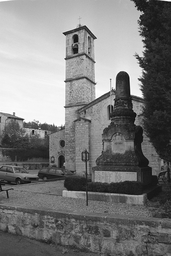
#> input picture Samples/church.png, 171 x 256 px, shrunk from 512 x 768 before the run
$ python Exo4.py
#> lines starting #> are read from the running program, lines starting #| are printed output that depends on the picture
#> further down, img is the input picture: shape (256, 171); min 10, max 255, mean 122.7
############################################################################
# Partical sesssion : Geometric Transformations on Digital Images          #
#                                                                          #
# Author : Phuc Ngo                                                        #
#                                                                          #
# Date : August 2023                                                       #
#                                                                          #
############################################################################

import math
import cv2 as cv
import numpy as np

#Global variable declaration
title_window1 = "Forward rotation"
title_window2 = "Backward rotation"

title_slider = "Rotation angle:"
angle_max = 360
angle1 = 0
angle2 = 0

img = None

#Class of image point in Z2
class ImagePoint:
    row: None  # int
    col: None  # int

    def __init__(self, row_, col_):
        self.row = row_
        self.col = col_

    def __copy__(self):
        return ImagePoint(self.row, self.col)

    def printImagePoint(self):
        print("ImagePoint:(", self.row, ", ", self.col, ")")

#Class of real point in R2
class RealPoint:
    x: None  # int
    y: None  # int

    def __init__(self, x_, y_):
        self.x = x_
        self.y = y_

    def __copy__(self):
        return RealPoint(self.x, self.y)

    def digitizeRealPoint(self) -> ImagePoint:
        return ImagePoint(int(np.round(self.y)), int(np.round(self.x)))

    def printRealPoint(self):
        print("RealPoint:(", self.x, ", ", self.y, ")")

#Class of (forward and backward) rotation for digital image
class rotation:
    angle: None  # float, rotation angle in degree
    center : None # center of rotation
    rotMatrix : None #Rotation matrix from given angle (in degree)

    def __init__(self, angle_):
        self.angle = angle_
        self.center = RealPoint(0,0)
        convert_angle = self.angle*math.pi/180 #Convert angle from degrees to rads
        cos = math.cos(convert_angle)
        sin = math.sin(convert_angle)
        self.rotMatrix = np.array([[cos, -sin], [sin, cos]])  #Rotation matrix an array of floats

    def __init__(self, angle_, center_):
        self.angle = angle_
        self.center = center_
        convert_angle = self.angle*math.pi/180
        cos = math.cos(convert_angle)
        sin = math.sin(convert_angle)
        #TODO: initize the rotation matrix from the cos and sin (Indication: do similarly to the previous function)
        self.rotMatrix = np.array([[cos, -sin], [sin, cos]])  #Rotation matrix an array of floats

    def getRotationMatrix(self):
        return self.rotMatrix

    def getInverseRotationMatrix(self):
        #TODO: initize the invers rotation matrix with -angle
        convert_angle = self.angle*math.pi/180
        cos = math.cos(convert_angle)
        sin = math.sin(convert_angle)
        invRotMatrix = np.array([[cos, sin], [-sin, cos]])  #Inverse Rotation matrix an array of floats
        return invRotMatrix

    def forwardRotation(self, p : RealPoint) -> RealPoint:
        rp = np.array([p.x-self.center.x,p.y-self.center.y]) #Convert the point into an array for multiplication matrix
        rotP = self.rotMatrix.dot(rp) #Apply a multiplication matrix between the point and the rotation matrix
        return RealPoint(rotP[0]+self.center.x, rotP[1]+self.center.y)

    def digitizedForwardRotation(self, p : RealPoint) -> ImagePoint:
        #TODO: apply forwardRotation function on point p
        rp = self.forwardRotation(p)
        #TODO: call digitizeRealPoint function for rp to obtain a digitized point
        dp = rp.digitizeRealPoint()
        return dp

    def backwardRotation(self, p : RealPoint) -> RealPoint:
        rp = np.array([p.x-self.center.x,p.y-self.center.y])
        #TODO: call getInverseRotationMatrix function to get the inverser rotation matrix
        rotMatrix = self.getInverseRotationMatrix()
        #TODO: apply multiplication matrix between the point pr and the rotation matrix rotMatrix (Indication: do similarly to the forwardRotation function)
        rotP = rotMatrix.dot(rp)
        return RealPoint(rotP[0]+self.center.x, rotP[1]+self.center.y)

    def digitizedBackwardRotation(self, p : RealPoint) -> ImagePoint:
        #TODO: apply backardRotation function on point p
        rp = self.backwardRotation(p)
        #TODO: call digitizeRealPoint function for rp to obtain a digitized point
        return rp.digitizeRealPoint()

#Function to read the value of a pixel in image
def getPixelValue(img, row : int, col : int) -> int:
    height,width = img.shape[:2] #Get the dimension of the image
    if(row<height and row>=0 and col<width and col>=0):
        return img[row,col]
    return -1
##Function to set a value to a pixel in image
def setPixelValue(img, row : int, col : int, val : int):
    height,width = img.shape[:2]
    if(row<height and row>=0 and col<width and col>=0):
        img[row,col] = val

#Callback function for the trackbar of forward rotation
def trackbarCallback1(angle: int) -> None:
    #TODO: Rotate the image by the angle (in degree) using imutils package (with interpolation)
    rotated = forwardRotationImage(img, angle)
    #TODO: Show the rotated image in the window
    cv.imshow(title_window1, rotated)
    #TODO: Save the rotated image
    cv.imwrite("../Results/foward_rotated_image.png", rotated)

#Callback function for the trackbar of backward rotation
def trackbarCallback2(angle: int) -> None:
    #TODO: Rotate the image by the angle (in degree) using imutils package (with interpolation)
    rotated = backwardRotationImage(img, angle)
    #TODO: Show the rotated image in the window
    cv.imshow(title_window2, rotated)
    #TODO: Save the rotated image
    cv.imwrite("../Results/backward_rotated_image.png", rotated)

#Create a black image of size [width, height]
def createBlackImage(width: int, height: int):
    image = np.zeros((height,width,1), np.uint8)
    return image

#Forward rotation of a given image
def forwardRotationImage(image_in, theta):
    #Get dimensions of image
#> called with theta = 45
    height, width = image_in.shape[:2]
#> height = 256; width = 171
    #Create a black image to store the transformed result
    image_out = createBlackImage(width,height)
    #TODO: Create an objet of rotation class for the rotation angle theta with center at RealPoint(width/2,height/2)
    rot = rotation(theta, RealPoint(width/2,height/2))
    #Realized the digitized forward rotation
    for i in range(width):#Col - x
        for j in range(height):#Row - y
            #Get the point in image
            p = RealPoint(i, j)
            #TODO: Call digitizedForwardRotation to transform the point
            rp = rot.digitizedForwardRotation(p)
            #Get the pixel value for the point (i,j) in the image
            v = getPixelValue(image_in, j, i)
            #Set the obtained value to the transformed point
            setPixelValue(image_out, rp.row, rp.col, v)
#> this loop made 171 passes
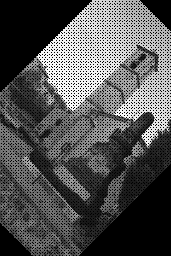
#> image_out: shape (256, 171, 1); min 0, max 255, mean 83
    #Return the transformed result
    return image_out

#Backward rotation of a given image
def backwardRotationImage(image_in, theta):
    #Get dimensions of image
#> called with theta = 45
    height, width = image_in.shape[:2]
    #Create a black image to store the transformed result
    image_out = createBlackImage(width,height)
    #TODO: Create an objet of rotation class for the rotation angle theta with center at RealPoint(width/2,height/2)
    rot = rotation(theta, RealPoint(width/2,height/2))
    #Realized the digitized backward rotation
    for i in range(width):#Col - x
        for j in range(height):#Row - y
            #Get the point in image
            p = RealPoint(i, j)
            #TODO: call digitizedBackwardRotation to transform the point
            rp = rot.digitizedBackwardRotation(p)
            #Get the pixel value for the point (i,j) in the image
            v = getPixelValue(image_in, rp.row, rp.col)
            if(v!=-1): #If the pixel is in the image, then set the value to the point (i,j)
                setPixelValue(image_out, j, i, v)
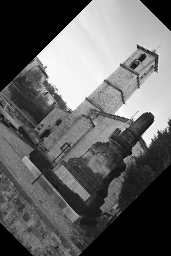
#> image_out: shape (256, 171, 1); min 0, max 255, mean 100.3
    #Return the transformed result
    return image_out

###################################
########### Main program ##########
###################################

#Read an image given the filename
#TODO: Change filename here
filename = "../Samples/church.png"
img = cv.imread(cv.samples.findFile(filename), cv.IMREAD_GRAYSCALE)

#Call forwardRotationImage on the input image img
angle = 45
forward_rot_image = forwardRotationImage(img, angle)
#Display the result
cv.imshow(title_window1, forward_rot_image)
#Save the result
cv.imwrite("../Results/forward_rotation_image.png", forward_rot_image)

#Call backwardRotationImage on the input image img
backward_rot_image = backwardRotationImage(img, angle)
#Display the result
cv.imshow(title_window2, backward_rot_image)
#Save the result
cv.imwrite("../Results/backward_rotation_image.png", backward_rot_image)

###################################
######## Optional: Trackbar #######
###################################
''' Uncomment this if you want to run this part of the code
#Create a window
#cv.namedWindow(title_window1)
#cv.namedWindow(title_window1)

#TODO: Create trackbar associated to the window
cv.createTrackbar(title_slider, title_window1, angle1, angle_max, trackbarCallback1)
#Call the callback function of trackbar for angle = 45
trackbarCallback1(45)

cv.createTrackbar(title_slider, title_window2, angle2, angle_max, trackbarCallback2)
#Call the callback function of trackbar for angle = 45
trackbarCallback2(45)
'''

#Wait for any key then close all the windows
key = cv.waitKey()
#> (key Esc is pressed here)
cv.destroyAllWindows()
